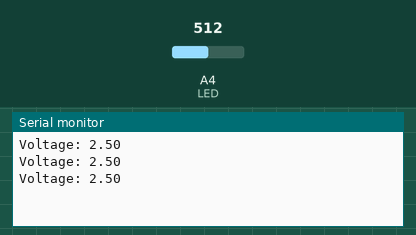
Recording of a sketch running on a simulated Arduino Uno, built with avr-gcc and run on an emulated ATmega328P. Parts: the last lines printed to the serial monitor. The test bench sets the inputs (shaded band); at power-on: A4 (LED) = 512.

Above: at 1.3 s.
1.4 s: A4 (LED) set to 716
At 1.9 s:
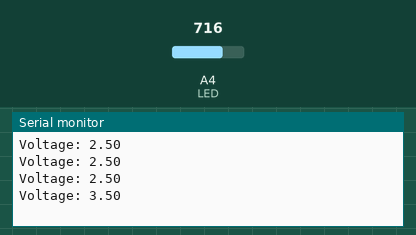
2.9 s: A4 (LED) set to 900
At 3.4 s:
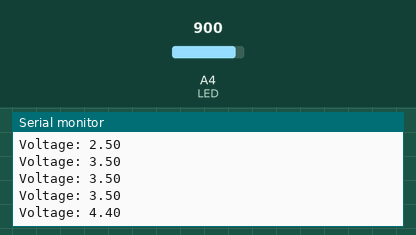
Timing chart, 0 to 5.9 s (numbered marks = the images above; inputs shaded):
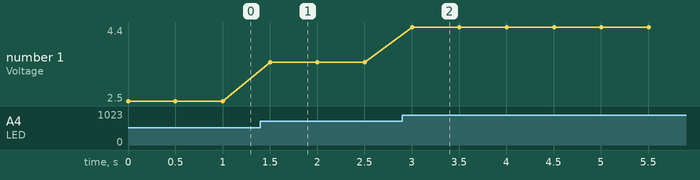

Measured:
- after the input at 1.4 s, the serial monitor: prints a new line after 0.10 s (image 1)
- after the input at 2.9 s, the serial monitor: prints a new line after 0.10 s (image 2)
- plotted number 1: 2.5 → 3.5 after the input at 1.4 s, 3.5 → 4.4 after the input at 2.9 s

The sketch:

EGR346-904_Lab1_Part14.ino
```cpp
/* EGR 345-904 Lab 1 #14
   Name: Grant Lubbert & Caleb Capps
   Date: 09/01/2022

   This program reads ana analog input from a potentiometer hooked up to 5V. The analog values are
   converted to the relative voltage between 0V and 5V value and displayed on the serial moniter.
*/

#define LED A4

void setup() {
  pinMode(LED, INPUT);       // Sets the LED pin, A4, to input
  Serial.begin(9600);        // Sets the serial communication baud rate to 9600
}

float voltage;               // Initializes the voltage variable
void loop() {
  voltage = analogRead(LED)*5.0/1023.0;     // Reads in the analog value and converts to voltage
  Serial.print("Voltage: ");
  Serial.println(voltage);                  // Prints the voltage allowed by the potentiameter
  delay(500);                               // Delays the program by 0.5 seconds
}
```
